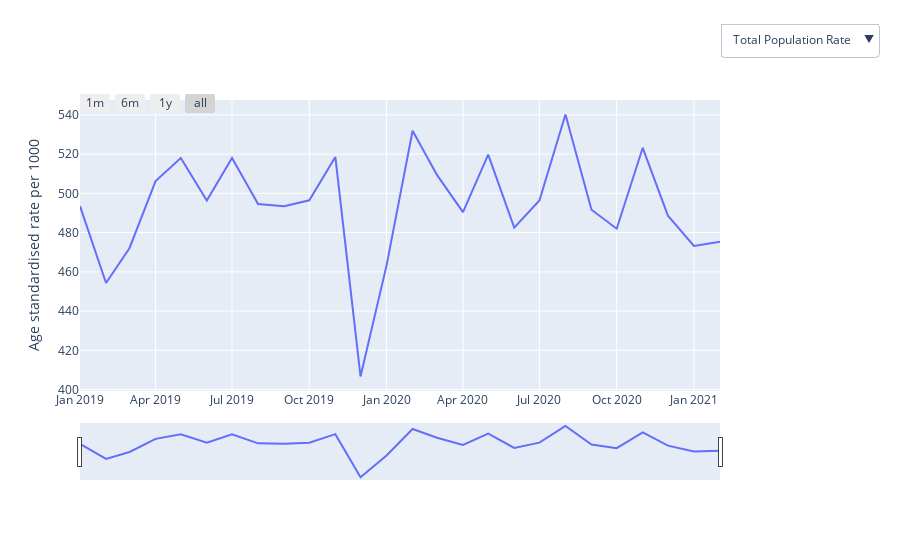

Write notebook code for a chart like this one.
### Markdown cell above
<a id="ALT"></a>
### Liver Function Testing - Alanine Transferaminase (ALT)

The codes used in for this measure are available in <a href="https://codelists.opensafely.org/codelist/user/richard-croker/alanine-aminotransferase-alt-tests-numerical-value/16fdc2da/">this codelist</a>.

#### What it is
Rate of ALT tests performed per 1000 members of the population.

#### Why it matters
* ALT tests blood tests are used as a part of Liver Function Testing, a group of tests which detect problems with liver function. You can read more about this test and when it should be used <a href="https://labtestsonline.org.uk/tests/alanine-aminotransferase-alt-test">here</a>.
* As with most blood tests, there has been debate about the appropriate level of testing but we have presented the information here to inform recovery from COVID-19 in order to “build back better”.

#### Caveats
**In a small number of places, an ALT test may NOT be included within a liver function test.** We use codes which represent results reported to GPs so tests requested but not yet reported are not included. Only tests results returned to GPs are included, which will usually exclude tests requested while a person is in hospital and other settings like a private clinic.

### Code cell
plot_demographics(data_dict['alt'], data_dict_totals['alt'],demographics)
